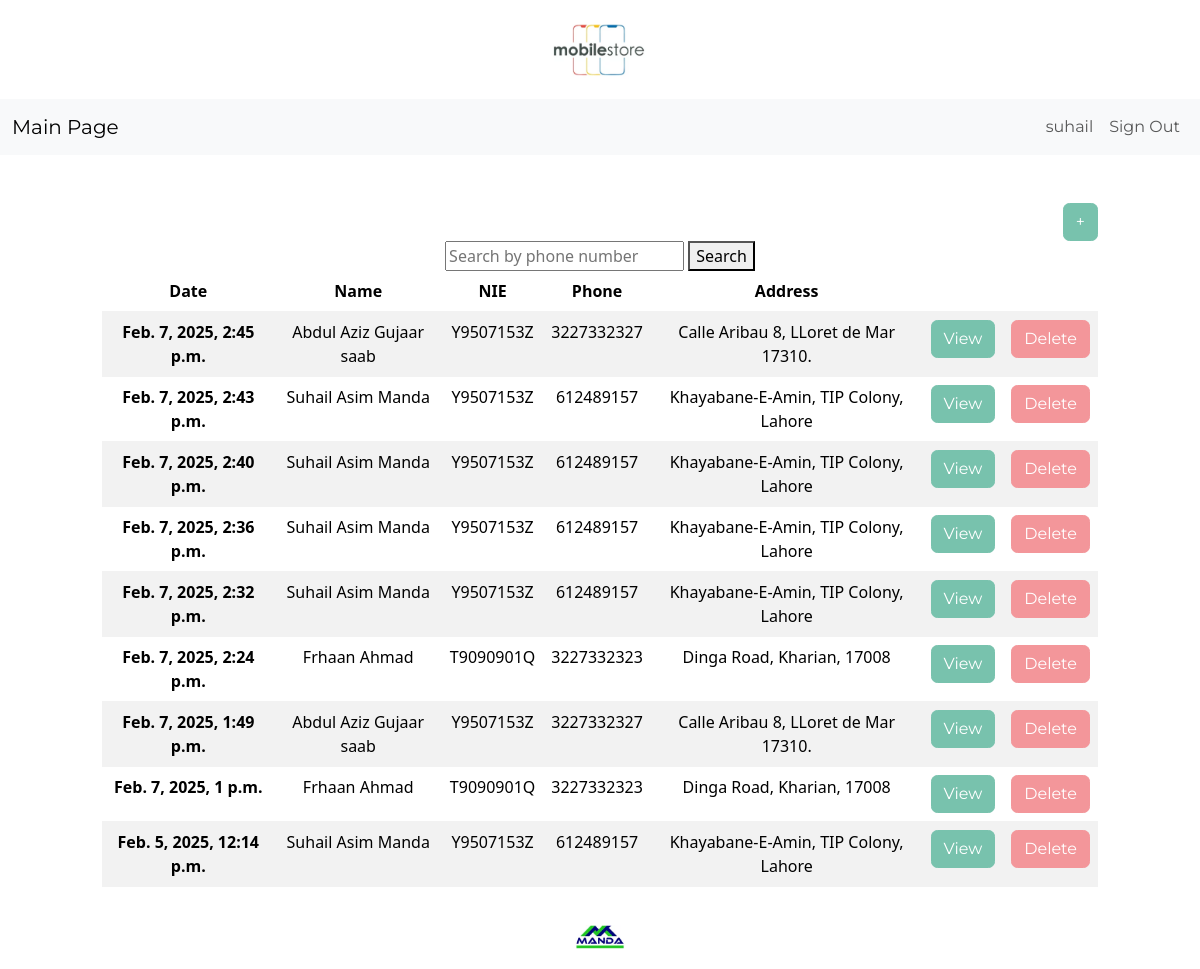
The page /dashboard5/ (signed in) on the database its author committed.
### inventory/models.py (models this page shows, shortened)
class CustInvoiceData(models.Model):
	customer = models.ForeignKey(CustomerData, on_delete=models.CASCADE)
	phone = models.IntegerField()
	nif = models.CharField(max_length=35, default=0)
	address = models.CharField (max_length=50)
	datein = models.DateTimeField(auto_now_add=True)
	user = models.ForeignKey(User, on_delete=models.CASCADE, blank=True, null=True)

class CustomerData(models.Model):
	cname = models.CharField(max_length=50)
	cnie = models.CharField(max_length=20)
	cphone = models.IntegerField()
	caddress = models.CharField (max_length=50)
	datec = models.DateTimeField(auto_now_add=True)
	user = models.ForeignKey(User, on_delete=models.CASCADE)
	def __str__(self):
		return self.cname

### inventory/views.py (the view)
# urls.py: path('dashboard5/', Dashboard5.as_view(), name='dashboard5'),
class Dashboard5(LoginRequiredMixin, View):
    def get(self, request):
        today = datetime.now()
        first_day_of_month = today.replace(day=1)
        query = request.GET.get("phone", "")
        query = unquote(query).strip()
        if query:
            invoices = CustInvoiceData.objects.filter(phone__icontains=query)
        else:
            invoices = CustInvoiceData.objects.filter(
    			user=self.request.user.id
			).order_by("-id")[:10]  # Order by descending 'id' and limit to 10
        context = {
            "invoices": invoices,
        }
        return render(request, "inventory/dashboard5.html", context)

### inventory/templates/inventory/dashboard5.html (shortened to what this page needs)
{% extends 'inventory/base.html' %}
{% block content %}
	<div class="row">
		<div class="col-md-10 col-12 mx-auto mt-5">
			<div class="d-flex justify-content-end">
				<a href="{% url 'invoiceadd' %}" class="btn btn-primary">+</a>
			</div>
<form method="get" action="{% url 'dashboard5' %}">
		<input type="text" name="phone" placeholder="Search by phone number" value="{{ request.GET.phone }}">
        <button type="submit">Search</button>
</form>
			<table class="table table-hover table-striped">
				<thead>
					<tr>
						<th scope="col">Date</th>
						<th scope="col">Name</th>
						<th scope="col">NIE</th>
						<th scope="col">Phone</th>
						<th scope="col">Address</th>
						<th scope="col"></th>
						<th scope="col"></th>
					</tr>
				</thead>
				<tbody>
					{% for iteminv in invoices %}
					<tr>
						<th scope="row">{{ iteminv.datein }}</th>
						<td>{{ iteminv.customer }}</td>
						<td>{{ iteminv.nif }}</td>
						<td>{{ iteminv.phone }}</td>
						<td>{{ iteminv.address }}</td>
			<td><a href="{% url 'invoice_detail' iteminv.id %}" target="_blank" class="btn btn-primary">View</a></td>
						<td><a href="{% url 'delete-inv' iteminv.id %}" class="btn btn-secondary">Delete</a></td>
					</tr>
					{% endfor %}
				</tbody>
			</table>
		</div>
	</div>
{% endblock content %}

### inventory/templates/inventory/navigation.html (shortened to what this page needs)
<nav class="navbar navbar-expand-lg bg-light">
	<div class="container-fluid">
		<a class="navbar-brand" href="{% url 'index' %}">Main Page</a>
		<div class="collapse navbar-collapse justify-content-end" id="navbarNav">
			<ul class="navbar-nav">
				{% if user.is_authenticated %}
					<li class="nav-item">
						<a class="nav-link" href="#">{{ user.username }}</a>
					</li>
					<li class="nav-item">
						<a class="nav-link" href="{% url 'logout' %}">Sign Out</a>
					</li>
				{% endif %}
			</ul>
		</div>
	</div>
</nav>

### rows shown on the page
CustInvoiceData: datein "Feb. 7, 2025, 2:45 p.m.", customer "Abdul Aziz Gujaar saab", nif "Y9507153Z", phone "3227332327", address "Calle Aribau 8, LLoret de Mar 17310."
CustInvoiceData: datein "Feb. 7, 2025, 2:43 p.m.", customer "Suhail Asim Manda", nif "Y9507153Z", phone "612489157", address "Khayabane-E-Amin, TIP Colony, Lahore"
CustInvoiceData: datein "Feb. 7, 2025, 2:40 p.m.", customer "Suhail Asim Manda", nif "Y9507153Z", phone "612489157", address "Khayabane-E-Amin, TIP Colony, Lahore"
CustInvoiceData: datein "Feb. 7, 2025, 2:36 p.m.", customer "Suhail Asim Manda", nif "Y9507153Z", phone "612489157", address "Khayabane-E-Amin, TIP Colony, Lahore"
CustInvoiceData: datein "Feb. 7, 2025, 2:32 p.m.", customer "Suhail Asim Manda", nif "Y9507153Z", phone "612489157", address "Khayabane-E-Amin, TIP Colony, Lahore"
CustInvoiceData: datein "Feb. 7, 2025, 2:24 p.m.", customer "Frhaan Ahmad", nif "T9090901Q", phone "3227332323", address "Dinga Road, Kharian, 17008"
CustInvoiceData: datein "Feb. 7, 2025, 1:49 p.m.", customer "Abdul Aziz Gujaar saab", nif "Y9507153Z", phone "3227332327", address "Calle Aribau 8, LLoret de Mar 17310."
CustInvoiceData: datein "Feb. 7, 2025, 1 p.m.", customer "Frhaan Ahmad", nif "T9090901Q", phone "3227332323", address "Dinga Road, Kharian, 17008"
CustInvoiceData: datein "Feb. 5, 2025, 12:14 p.m.", customer "Suhail Asim Manda", nif "Y9507153Z", phone "612489157", address "Khayabane-E-Amin, TIP Colony, Lahore"

### other values the page prints
{{ user.username }} "suhail"
